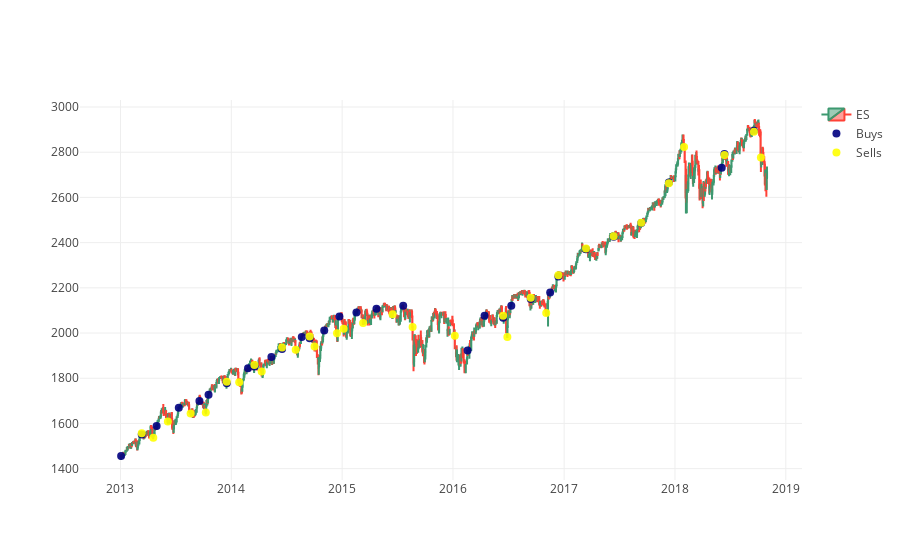

The notebook cell this image was saved under:
### Code cell
trace1 = go.Candlestick(x=full_h.index, 
                        open=full_h.open,
                        high=full_h.high,
                        low=full_h.low,
                        close=full_h.close, 
                        name=root, 
                        hoverinfo='none',
                       )


params = {
    'mode': 'markers',
    'hoverinfo': 'text',
}
trace2 = go.Scatter(
    x=buys.index,
    y=buys['price'],
    name='Buys',
    text=list(buys['amount']),
    textposition='middle left',
    marker=dict(size=8,
                color='rgba(0, 0, 128, .9)'),
    **params,
)
trace3 = go.Scatter(
    x=sells.index,
    y=sells['price'],
    name='Sells',
    text=list(sells['amount']),
    textposition='middle right',
    marker=dict(size=8,
                color='rgba(255, 255, 0, .9)'),
    **params
)

layout = go.Layout(
    xaxis = dict(
        rangeslider = dict(
            visible = False
        )
    )
)
data = [trace1, trace2, trace3]
fig = go.Figure(data=data,layout=layout)

py.iplot(fig, filename='candlestick_chart')

### Figure 1 — Plotly figure (JSON) as saved in the notebook; plotly's stock layout.template omitted (floating-point values rounded to 4 significant figures; data arrays with more than 128 entries replaced by an {"elided": "..."} marker saying what was removed)
{"data": [{"close": {"elided": "1470 float values"}, "high": {"elided": "1470 float values"}, "hoverinfo": "none", "low": {"elided": "1470 float values"}, "name": "ES", "open": {"elided": "1470 float values"}, "type": "candlestick", "uid": "81550aae-14fc-11e9-b1aa-2c4d544dcc72", "x": {"elided": "1470 str values"}}, {"hoverinfo": "text", "marker": {"color": "rgba(0, 0, 128, .9)", "size": 8}, "mode": "markers", "name": "Buys", "text": ["32", "38", "19", "16", "17", "16", "17", "37", "43", "41", "20", "22", "24", "50", "64", "65", "59", "50", "22", "20", "22", "46", "22", "26", "32", "32", "65", "108", "132", "49", "50", "23"], "textposition": "middle left", "type": "scatter", "uid": "81550aaf-14fc-11e9-b8c2-2c4d544dcc72", "x": ["2013-01-03", "2013-03-12", "2013-04-30", "2013-07-12", "2013-09-18", "2013-10-18", "2013-12-17", "2014-02-25", "2014-03-18", "2014-05-13", "2014-06-17", "2014-08-21", "2014-09-16", "2014-11-03", "2014-12-23", "2015-02-17", "2015-04-24", "2015-07-21", "2016-02-18", "2016-04-14", "2016-06-14", "2016-07-11", "2016-09-13", "2016-11-16", "2016-12-13", "2017-03-14", "2017-06-13", "2017-09-12", "2017-12-12", "2018-06-04", "2018-06-13", "2018-09-18"], "y": [1456, 1552.0, 1588.0, 1669, 1699.0, 1728.0, 1778.0, 1845.0, 1852.0, 1894.0, 1929, 1983.0, 1977.0, 2011.0, 2073, 2091.0, 2108.0, 2121.0, 1923.0, 2076.0, 2067.0, 2120.0, 2150.0, 2179, 2250.0, 2371.0, 2426.0, 2486.0, 2666, 2731, 2792, 2896.0]}, {"hoverinfo": "text", "marker": {"color": "rgba(255, 255, 0, .9)", "size": 8}, "mode": "markers", "name": "Sells", "text": ["-32", "-38", "-19", "-16", "-17", "-16", "-17", "-37", "-43", "-41", "-20", "-22", "-24", "-50", "-64", "-65", "-59", "-50", "-22", "-20", "-22", "-46", "-22", "-26", "-32", "-32", "-65", "-108", "-132", "-49", "-50", "-23"], "textposition": "middle right", "type": "scatter", "uid": "81550ab0-14fc-11e9-88a8-2c4d544dcc72", "x": ["2013-03-12", "2013-04-19", "2013-06-06", "2013-08-20", "2013-10-09", "2013-12-17", "2014-01-27", "2014-03-18", "2014-04-11", "2014-06-17", "2014-08-01", "2014-09-16", "2014-10-02", "2014-12-15", "2015-01-06", "2015-03-11", "2015-06-16", "2015-08-21", "2016-01-07", "2016-06-14", "2016-06-28", "2016-09-13", "2016-11-03", "2016-12-13", "2017-03-14", "2017-06-13", "2017-09-12", "2017-12-12", "2018-01-31", "2018-06-13", "2018-09-18", "2018-10-11"], "y": [1557.0, 1537, 1608.0, 1644.0, 1648, 1785.0, 1782.0, 1859.0, 1830.0, 1936.0, 1926, 1985.0, 1941.0, 1999.0, 2019, 2044.0, 2084.0, 2026.0, 1988.0, 2077, 1982.0, 2156.0, 2088.0, 2256, 2374, 2429.0, 2488.0, 2663.0, 2823.0, 2788, 2890.0, 2776.0]}], "layout": {"xaxis": {"rangeslider": {"visible": false}}}}
